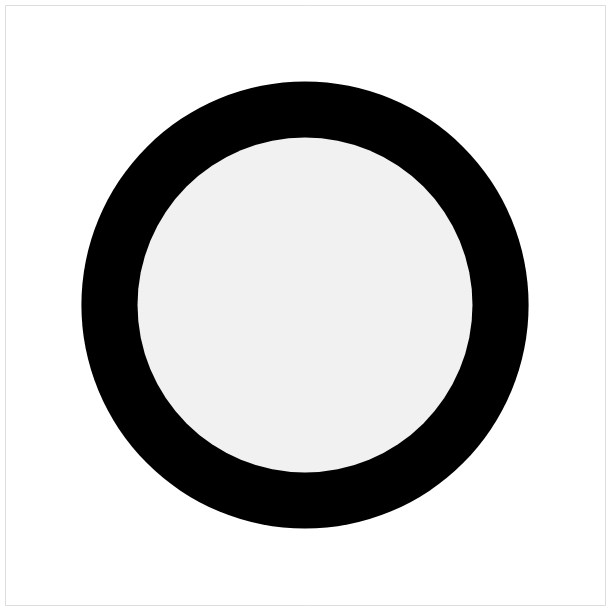

Source (notebook cell):
### Markdown cell above
# Data Visualization

### Code cell
# main chart
color_scale = alt.Scale(domain=['1980', '2022'], range=['black', 'white'])

chart = alt.Chart(df).mark_circle(opacity=1).encode(
    x=alt.X('x', title=None, scale=alt.Scale(domain=[0, 2]), axis=None),
    y=alt.Y('y', title=None, scale=alt.Scale(domain=[0, 2]), axis=None),
    size=alt.Size('arcticSeaIceExtent', scale=alt.Scale(range=[0, 200000]), legend=None),
    color=alt.Color('year', scale=color_scale, legend=None),
    tooltip = 'tooltip'
).properties(
    width=600,
    height=600
)

chart

### Figure 1 — Vega-Lite specification as saved in the notebook (floating-point values rounded to 4 significant figures)
{"config": {"view": {"continuousWidth": 400, "continuousHeight": 300}}, "data": {"name": "data-e19db59a207b323e07660bf9b59ba356"}, "mark": {"type": "circle", "opacity": 1}, "encoding": {"color": {"field": "year", "legend": null, "scale": {"domain": ["1980", "2022"], "range": ["black", "white"]}, "type": "quantitative"}, "size": {"field": "arcticSeaIceExtent", "legend": null, "scale": {"range": [0, 200000]}, "type": "quantitative"}, "tooltip": {"field": "tooltip", "type": "nominal"}, "x": {"axis": null, "field": "x", "scale": {"domain": [0, 2]}, "title": null, "type": "quantitative"}, "y": {"axis": null, "field": "y", "scale": {"domain": [0, 2]}, "title": null, "type": "quantitative"}}, "height": 600, "width": 600, "$schema": "https://vega.github.io/schema/vega-lite/v4.17.0.json", "datasets": {"data-e19db59a207b323e07660bf9b59ba356": [{"year": 1980, "arcticSeaIceExtent": 8.2, "tooltip": "arctic sea ice in 1980: 8.2 Million km2", "x": 1, "y": 1}, {"year": 2020, "arcticSeaIceExtent": 4.6, "tooltip": "arctic sea ice in 2020: 4.6 Million km2", "x": 1, "y": 1}]}}
